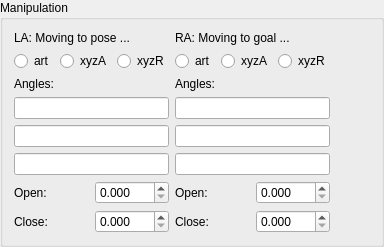
                  <widget class="QGroupBox" name="gbManipulation">
                   <property name="title">
                    <string>Manipulation</string>
                   </property>
                   <layout class="QHBoxLayout" name="horizontalLayout_3">
                    <item>
                     <layout class="QGridLayout" name="gridLayout_9">
                      <item row="0" column="0">
                       <widget class="QLabel" name="laLblStatus">
                        <property name="text">
                         <string>LA: Moving to pose ...</string>
                        </property>
                       </widget>
                      </item>
                      <item row="1" column="0">
                       <layout class="QHBoxLayout" name="horizontalLayout_10">
                        <item>
                         <widget class="QRadioButton" name="laRbArticular">
                          <property name="text">
                           <string>art</string>
                          </property>
                          <property name="iconSize">
                           <size>
                            <width>16</width>
                            <height>16</height>
                           </size>
                          </property>
                         </widget>
                        </item>
                        <item>
                         <widget class="QRadioButton" name="laRbCartesian">
                          <property name="text">
                           <string>xyzA</string>
                          </property>
                          <property name="iconSize">
                           <size>
                            <width>16</width>
                            <height>16</height>
                           </size>
                          </property>
                         </widget>
                        </item>
                        <item>
                         <widget class="QRadioButton" name="laRbCartesianRobot">
                          <property name="text">
                           <string>xyzR</string>
                          </property>
                          <property name="iconSize">
                           <size>
                            <width>16</width>
                            <height>16</height>
                           </size>
                          </property>
                         </widget>
                        </item>
                       </layout>
                      </item>
                      <item row="6" column="1">
                       <layout class="QGridLayout" name="gridLayout_8">
                        <item row="0" column="0">
                         <widget class="QLabel" name="raLblOpenGripper">
                          <property name="text">
                           <string>Open:</string>
                          </property>
                         </widget>
                        </item>
                        <item row="0" column="1">
                         <widget class="QDoubleSpinBox" name="raTxtOpenGripper">
                          <property name="keyboardTracking">
                           <bool>false</bool>
                          </property>
                          <property name="decimals">
                           <number>3</number>
                          </property>
                          <property name="maximum">
                           <double>1.571000000000000</double>
                          </property>
                          <property name="singleStep">
                           <double>0.100000000000000</double>
                          </property>
                         </widget>
                        </item>
                        <item row="1" column="0">
                         <widget class="QLabel" name="raLblCloseGripper">
                          <property name="text">
                           <string>Close:</string>
                          </property>
                         </widget>
                        </item>
                        <item row="1" column="1">
                         <widget class="QDoubleSpinBox" name="raTxtCloseGripper">
                          <property name="keyboardTracking">
                           <bool>false</bool>
                          </property>
                          <property name="decimals">
                           <number>3</number>
                          </property>
                          <property name="maximum">
                           <double>1.571000000000000</double>
                          </property>
                          <property name="singleStep">
                           <double>0.100000000000000</double>
                          </property>
                         </widget>
                        </item>
                       </layout>
                      </item>
                      <item row="4" column="1">
                       <widget class="QLineEdit" name="raTxtRPY"/>
                      </item>
                      <item row="4" column="0">
                       <widget class="QLineEdit" name="laTxtRPY"/>
                      </item>
                      <item row="1" column="1">
                       <layout class="QHBoxLayout" name="horizontalLayout_11">
                        <item>
                         <widget class="QRadioButton" name="raRbArticular">
                          <property name="text">
                           <string>art</string>
                          </property>
                         </widget>
                        </item>
                        <item>
                         <widget class="QRadioButton" name="raRbCartesian">
                          <property name="text">
                           <string>xyzA</string>
                          </property>
                         </widget>
                        </item>
                        <item>
                         <widget class="QRadioButton" name="raRbCartesianRobot">
                          <property name="text">
                           <string>xyzR</string>
                          </property>
                         </widget>
                        </item>
                       </layout>
                      </item>
                      <item row="2" column="0">
                       <widget class="QLabel" name="laLblGoalValues">
                        <property name="text">
                         <string>Angles:</string>
                        </property>
                       </widget>
                      </item>
                      <item row="5" column="1">
                       <widget class="QLineEdit" name="raTxtElbow"/>
                      </item>
                      <item row="3" column="1">
                       <widget class="QLineEdit" name="raTxtXYZ"/>
                      </item>
                      <item row="5" column="0">
                       <widget class="QLineEdit" name="laTxtElbow"/>
                      </item>
                      <item row="2" column="1">
                       <widget class="QLabel" name="raLblGoalValues">
                        <property name="text">
                         <string>Angles:</string>
                        </property>
                       </widget>
                      </item>
                      <item row="3" column="0">
                       <widget class="QLineEdit" name="laTxtXYZ"/>
                      </item>
                      <item row="0" column="1">
                       <widget class="QLabel" name="raLblStatus">
                        <property name="text">
                         <string>RA: Moving to goal ...</string>
                        </property>
                       </widget>
                      </item>
                      <item row="6" column="0">
                       <layout class="QGridLayout" name="gridLayout_5">
                        <item row="0" column="0">
                         <widget class="QLabel" name="laLblOpenGripper">
                          <property name="text">
                           <string>Open:</string>
                          </property>
                         </widget>
                        </item>
                        <item row="0" column="1">
                         <widget class="QDoubleSpinBox" name="laTxtOpenGripper">
                          <property name="keyboardTracking">
                           <bool>false</bool>
                          </property>
                          <property name="decimals">
                           <number>3</number>
                          </property>
                          <property name="maximum">
                           <double>1.571000000000000</double>
                          </property>
                          <property name="singleStep">
                           <double>0.100000000000000</double>
                          </property>
                         </widget>
                        </item>
                        <item row="1" column="0">
                         <widget class="QLabel" name="laLblCloseGripper">
                          <property name="text">
                           <string>Close:</string>
                          </property>
                         </widget>
                        </item>
                        <item row="1" column="1">
                         <widget class="QDoubleSpinBox" name="laTxtCloseGripper">
                          <property name="keyboardTracking">
                           <bool>false</bool>
                          </property>
                          <property name="decimals">
                           <number>3</number>
                          </property>
                          <property name="maximum">
                           <double>1.571000000000000</double>
                          </property>
                          <property name="singleStep">
                           <double>0.100000000000000</double>
                          </property>
                         </widget>
                        </item>
                       </layout>
                      </item>
                     </layout>
                    </item>
                    <item>
                     <spacer name="horizontalSpacer_9">
                      <property name="orientation">
                       <enum>Qt::Horizontal</enum>
                      </property>
                      <property name="sizeHint" stdset="0">
                       <size>
                        <width>40</width>
                        <height>20</height>
                       </size>
                      </property>
                     </spacer>
                    </item>
                   </layout>
                  </widget>
